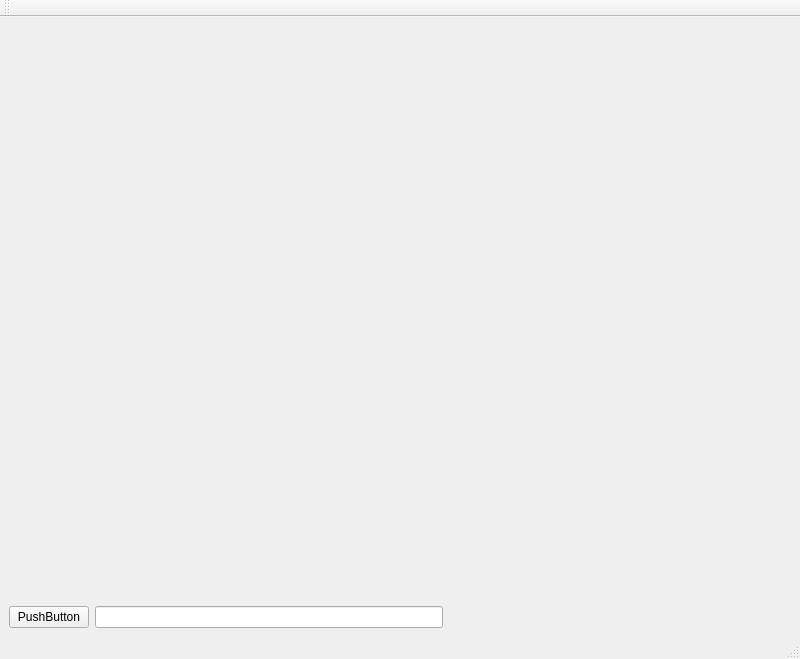
<?xml version="1.0" encoding="UTF-8"?>
<ui version="4.0">
 <class>MainWindow</class>
 <widget class="QMainWindow" name="MainWindow">
  <property name="geometry">
   <rect>
    <x>0</x>
    <y>0</y>
    <width>800</width>
    <height>659</height>
   </rect>
  </property>
  <property name="windowTitle">
   <string>MainWindow</string>
  </property>
  <widget class="QWidget" name="centralwidget">
   <layout class="QVBoxLayout" name="verticalLayout">
    <item>
     <layout class="QHBoxLayout" name="horizontalLayout_2">
      <item>
       <widget class="QWidget" name="widgetVTK" native="true">
        <property name="sizePolicy">
         <sizepolicy hsizetype="Preferred" vsizetype="Expanding">
          <horstretch>0</horstretch>
          <verstretch>0</verstretch>
         </sizepolicy>
        </property>
        <widget class="WidgetVTK" name="widgetvtk" native="true">
         <property name="geometry">
          <rect>
           <x>179</x>
           <y>20</y>
           <width>581</width>
           <height>511</height>
          </rect>
         </property>
        </widget>
        <widget class="WidgetValues" name="widget" native="true">
         <property name="geometry">
          <rect>
           <x>10</x>
           <y>20</y>
           <width>161</width>
           <height>531</height>
          </rect>
         </property>
        </widget>
       </widget>
      </item>
     </layout>
    </item>
    <item>
     <layout class="QHBoxLayout" name="horizontalLayout">
      <item>
       <widget class="QPushButton" name="pushButton">
        <property name="text">
         <string>PushButton</string>
        </property>
       </widget>
      </item>
      <item>
       <widget class="QLineEdit" name="lineEdit"/>
      </item>
      <item>
       <spacer name="horizontalSpacer">
        <property name="orientation">
         <enum>Qt::Horizontal</enum>
        </property>
        <property name="sizeHint" stdset="0">
         <size>
          <width>40</width>
          <height>20</height>
         </size>
        </property>
       </spacer>
      </item>
     </layout>
    </item>
   </layout>
  </widget>
  <widget class="QMenuBar" name="menubar">
   <property name="geometry">
    <rect>
     <x>0</x>
     <y>0</y>
     <width>800</width>
     <height>22</height>
    </rect>
   </property>
  </widget>
  <widget class="QStatusBar" name="statusbar"/>
  <widget class="QToolBar" name="toolBar">
   <property name="windowTitle">
    <string>toolBar</string>
   </property>
   <attribute name="toolBarArea">
    <enum>TopToolBarArea</enum>
   </attribute>
   <attribute name="toolBarBreak">
    <bool>false</bool>
   </attribute>
  </widget>
 </widget>
 <customwidgets>
  <customwidget>
   <class>WidgetVTK</class>
   <extends>QWidget</extends>
   <header>WidgetVTK</header>
   <container>1</container>
  </customwidget>
  <customwidget>
   <class>WidgetValues</class>
   <extends>QWidget</extends>
   <header>WidgetValues.h</header>
   <container>1</container>
  </customwidget>
 </customwidgets>
 <resources/>
 <connections/>
</ui>
